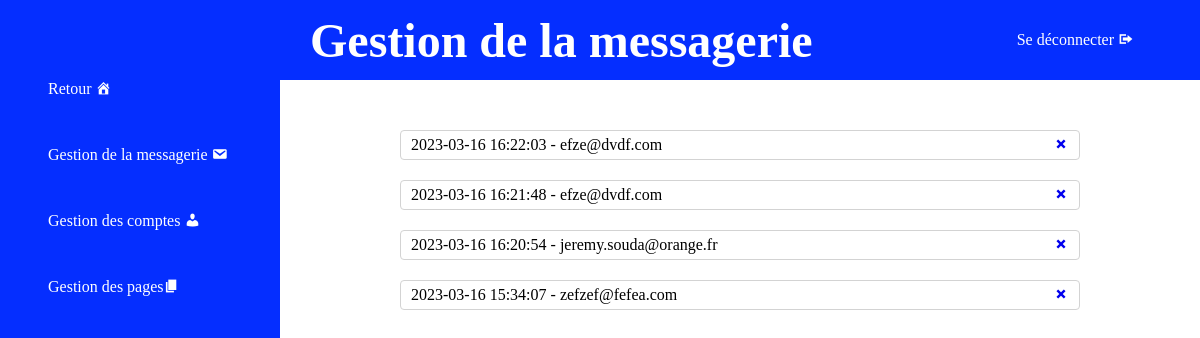
Screenshot of /back/back.php?action=messagerie (signed in) with the database file from the repository.
### tables this page shows
CREATE TABLE `contacts` (
  `id_contact` int(5) NOT NULL,
  `nom_contact` varchar(100) NOT NULL,
  `prenom_contact` varchar(100) NOT NULL,
  `email_contact` varchar(100) NOT NULL,
  `message_contact` text NOT NULL,
  `date_contact` datetime NOT NULL
);

### back/messagerie.php (the view, shortened to what this page needs)
 <?php
if (isset($_SESSION["id_compte"])) {
     $requete = "SELECT * FROM contacts ORDER BY date_contact DESC";
     $resultat = mysqli_query($connexion, $requete);
     $content = "";
     while ($ligne = mysqli_fetch_object($resultat)) {
         $content .= "<details class=\"tab_results\">";
         $content .= "<summary>";
         $content .=
             "<div>" .
             $ligne->date_contact .
             " - " .
             $ligne->email_contact .
             "</div>";
         $content .=
             "<div class=\"actions\"><a href=\"back.php?action=messagerie&cas=avertir_message&id_contact=" .
             $ligne->id_contact .
             "\"><span class=\"dashicons dashicons-no\"></span></a></div>";
         $content .= "</summary>";
         $content .=
             "<div class=\"all\">Nom : " .
             $ligne->prenom_contact .
             " " .
             $ligne->nom_contact .
             "<br><br>Message : " .
             $ligne->message_contact .
             "</div>";
         $content .= "</details>";
     }
 } else {
     header("Location:../log/login.php");
 }
?>

### css/root.css (style rules this page uses)
:root { --color1: #1dba90; --color2: #d34273; --color3: #3d3d3d; --color4: #fff; --color5: #ff03ea; --color6: #4ff502; --color7: #052eff; --color8: #04166c; --padding_h: 15%; --padding_v: 40px; --header_h: 80px; }
* { padding: 0; margin: 0; box-sizing: border-box; outline: none; }

### css/back.css (style rules this page uses)
a { text-decoration: none; }
li { list-style-type: none; }
.p-2 { padding: 2rem; }
.p-t3 { padding-top: 3rem; }
.pad-1 { padding: 1rem; }
.txt-4 { color: var(--color4); }
h1 { font-size: 3rem; }
.bg-col-7 { background-color: var(--color7); }
.anim { transition: all 500ms ease-in-out; }
.flex { display: flex; }
.column { flex-direction: column; }
.gap-3 { gap: 3rem; }
.w100 { width: 100%; }
.rounded10 { border-radius: 10px; }
#gauche { position: fixed; top: 0; left: 0; width: 280px; height: 100vh; }
#titre { position: fixed; top: 0; left: 280px; width: calc(100% - 280px); height: 80px; display: flex; align-items: center; padding-inline: 30px; z-index: 10; }
#logout { position: absolute; right: 50px; top: 50%; transform: translate(0, -50%); z-index: auto; }
#droite { position: absolute; top: 80px; left: 280px; width: calc(100% - 280px); min-height: calc(100vh - 80px); padding: 30px 10%; z-index: 1; overflow-y: auto; }
#droite details summary { display: flex; }
.tab_results { border: 1px solid #d3d3d3; border-radius: 4px; width: 100%; margin-bottom: 5px; margin-top: 20px; }
.tab_results summary { display: flex; justify-content: space-between; align-items: center; padding: 5px 10px; }

### css/editor.css (style rules this page uses)
:root { --primary-editor: #a0a0a0; --primary-editor-dark: #868686; --blue: #1c20ed; --white-editor: #f3f3f3; --white-editor-true: #fff; --black-editor: #232323; --overlay: rgba(0, 0, 0, 0.6); }

### rows the page displays
contacts: date_contact "2023-03-16 16:22:03", email_contact "efze@dvdf.com"
contacts: date_contact "2023-03-16 16:21:48", email_contact "efze@dvdf.com"
contacts: date_contact "2023-03-16 16:20:54", email_contact "jeremy.souda@orange.fr"
contacts: date_contact "2023-03-16 15:34:07", email_contact "zefzef@fefea.com"
